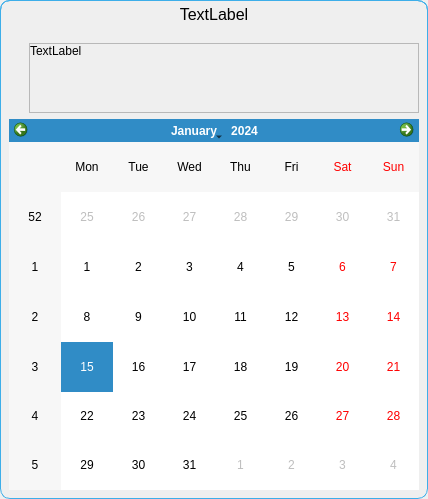
<?xml version="1.0" encoding="UTF-8"?>
<ui version="4.0">
 <class>Form</class>
 <widget class="QDialog" name="Form">
  <property name="geometry">
   <rect>
    <x>0</x>
    <y>0</y>
    <width>428</width>
    <height>499</height>
   </rect>
  </property>
  <property name="windowTitle">
   <string>Form</string>
  </property>
  <layout class="QHBoxLayout" name="horizontalLayout">
   <property name="spacing">
    <number>0</number>
   </property>
   <property name="leftMargin">
    <number>0</number>
   </property>
   <property name="topMargin">
    <number>0</number>
   </property>
   <property name="rightMargin">
    <number>0</number>
   </property>
   <property name="bottomMargin">
    <number>0</number>
   </property>
   <item>
    <widget class="QWidget" name="widget" native="true">
     <property name="contextMenuPolicy">
      <enum>Qt::ActionsContextMenu</enum>
     </property>
     <property name="autoFillBackground">
      <bool>false</bool>
     </property>
     <property name="styleSheet">
      <string notr="true">QWidget#widget{
	border-top-left-radius:10px;
	border-bottom-left-radius:10px;
	border-top-right-radius:10px;
	border-bottom-right-radius:10px;
	border: 1px solid  #3daee9;
}</string>
     </property>
     <layout class="QVBoxLayout" name="verticalLayout_3" stretch="0,0">
      <property name="leftMargin">
       <number>0</number>
      </property>
      <property name="topMargin">
       <number>0</number>
      </property>
      <property name="rightMargin">
       <number>0</number>
      </property>
      <property name="bottomMargin">
       <number>0</number>
      </property>
      <item>
       <widget class="QLabel" name="lblTitle">
        <property name="maximumSize">
         <size>
          <width>16777215</width>
          <height>16777215</height>
         </size>
        </property>
        <property name="font">
         <font>
          <pointsize>12</pointsize>
         </font>
        </property>
        <property name="styleSheet">
         <string notr="true">border-top-left-radius:10px;
border-top-right-radius:10px;
border: 1px solid  #3daee9;
border-bottom: none;</string>
        </property>
        <property name="frameShape">
         <enum>QFrame::Box</enum>
        </property>
        <property name="frameShadow">
         <enum>QFrame::Sunken</enum>
        </property>
        <property name="text">
         <string>TextLabel</string>
        </property>
        <property name="alignment">
         <set>Qt::AlignHCenter|Qt::AlignTop</set>
        </property>
       </widget>
      </item>
      <item>
       <layout class="QVBoxLayout" name="verticalLayout" stretch="0,1,0">
        <property name="leftMargin">
         <number>9</number>
        </property>
        <property name="topMargin">
         <number>9</number>
        </property>
        <property name="rightMargin">
         <number>9</number>
        </property>
        <property name="bottomMargin">
         <number>9</number>
        </property>
        <item>
         <layout class="QHBoxLayout" name="horizontalLayout_4" stretch="0,0">
          <item>
           <layout class="QVBoxLayout" name="verticalLayout_2">
            <property name="spacing">
             <number>0</number>
            </property>
            <item>
             <layout class="QVBoxLayout" name="iconHolder">
              <property name="spacing">
               <number>0</number>
              </property>
             </layout>
            </item>
            <item>
             <spacer name="verticalSpacer">
              <property name="orientation">
               <enum>Qt::Vertical</enum>
              </property>
              <property name="sizeHint" stdset="0">
               <size>
                <width>20</width>
                <height>40</height>
               </size>
              </property>
             </spacer>
            </item>
           </layout>
          </item>
          <item>
           <widget class="QScrollArea" name="scrollArea">
            <property name="widgetResizable">
             <bool>true</bool>
            </property>
            <widget class="QWidget" name="scrollAreaWidgetContents">
             <property name="geometry">
              <rect>
               <x>0</x>
               <y>0</y>
               <width>378</width>
               <height>69</height>
              </rect>
             </property>
             <layout class="QVBoxLayout" name="verticalLayout_4">
              <property name="spacing">
               <number>0</number>
              </property>
              <property name="leftMargin">
               <number>0</number>
              </property>
              <property name="topMargin">
               <number>0</number>
              </property>
              <property name="rightMargin">
               <number>0</number>
              </property>
              <property name="bottomMargin">
               <number>0</number>
              </property>
              <item>
               <widget class="QLabel" name="lblMessage">
                <property name="sizePolicy">
                 <sizepolicy hsizetype="Preferred" vsizetype="Minimum">
                  <horstretch>0</horstretch>
                  <verstretch>0</verstretch>
                 </sizepolicy>
                </property>
                <property name="text">
                 <string>TextLabel</string>
                </property>
                <property name="alignment">
                 <set>Qt::AlignLeading|Qt::AlignLeft|Qt::AlignTop</set>
                </property>
                <property name="wordWrap">
                 <bool>true</bool>
                </property>
               </widget>
              </item>
             </layout>
            </widget>
           </widget>
          </item>
         </layout>
        </item>
        <item>
         <widget class="QCalendarWidget" name="calendarWidget"/>
        </item>
        <item>
         <layout class="QHBoxLayout" name="buttonsLayout"/>
        </item>
       </layout>
      </item>
     </layout>
    </widget>
   </item>
  </layout>
 </widget>
 <resources/>
 <connections/>
</ui>
